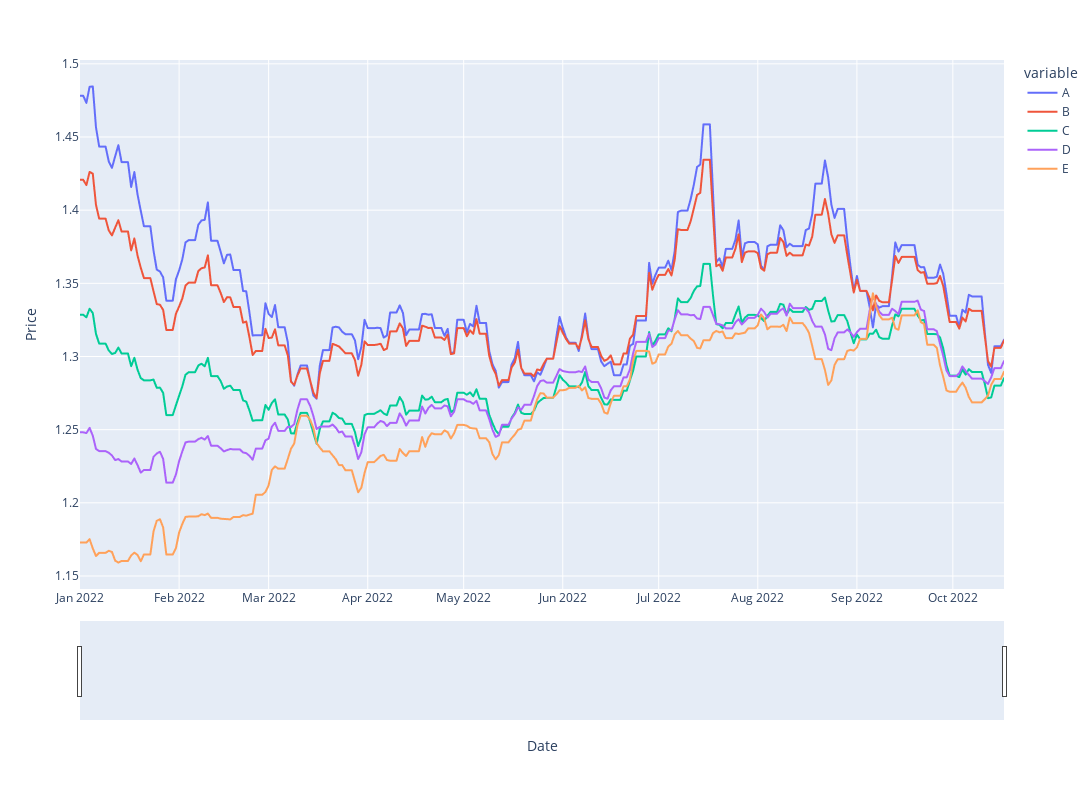

Here is the notebook cell this chart was saved with:
### Code cell
fig = px.line(mult_cum_df, x=mult_cum_df.index, y=mult_cum_df.columns)
fig.update_xaxes(title="Date", rangeslider_visible=True)
fig.update_yaxes(title="Price")
fig.update_layout(height=800, width=1200, showlegend=True)
fig.show()

### Figure 1 — Plotly figure (JSON) as saved in the notebook; plotly's stock layout.template omitted (floating-point values rounded to 4 significant figures; data arrays with more than 128 entries replaced by an {"elided": "..."} marker saying what was removed)
{"data": [{"hovertemplate": "variable=A<br>Día=%{x}<br>value=%{y}<extra></extra>", "legendgroup": "A", "line": {"color": "#636efa", "dash": "solid"}, "marker": {"symbol": "circle"}, "mode": "lines", "name": "A", "showlegend": true, "type": "scattergl", "x": {"elided": "290 str values"}, "xaxis": "x", "y": {"elided": "290 float values"}, "yaxis": "y"}, {"hovertemplate": "variable=B<br>Día=%{x}<br>value=%{y}<extra></extra>", "legendgroup": "B", "line": {"color": "#EF553B", "dash": "solid"}, "marker": {"symbol": "circle"}, "mode": "lines", "name": "B", "showlegend": true, "type": "scattergl", "x": {"elided": "290 str values"}, "xaxis": "x", "y": {"elided": "290 float values"}, "yaxis": "y"}, {"hovertemplate": "variable=C<br>Día=%{x}<br>value=%{y}<extra></extra>", "legendgroup": "C", "line": {"color": "#00cc96", "dash": "solid"}, "marker": {"symbol": "circle"}, "mode": "lines", "name": "C", "showlegend": true, "type": "scattergl", "x": {"elided": "290 str values"}, "xaxis": "x", "y": {"elided": "290 float values"}, "yaxis": "y"}, {"hovertemplate": "variable=D<br>Día=%{x}<br>value=%{y}<extra></extra>", "legendgroup": "D", "line": {"color": "#ab63fa", "dash": "solid"}, "marker": {"symbol": "circle"}, "mode": "lines", "name": "D", "showlegend": true, "type": "scattergl", "x": {"elided": "290 str values"}, "xaxis": "x", "y": {"elided": "290 float values"}, "yaxis": "y"}, {"hovertemplate": "variable=E<br>Día=%{x}<br>value=%{y}<extra></extra>", "legendgroup": "E", "line": {"color": "#FFA15A", "dash": "solid"}, "marker": {"symbol": "circle"}, "mode": "lines", "name": "E", "showlegend": true, "type": "scattergl", "x": {"elided": "290 str values"}, "xaxis": "x", "y": {"elided": "290 float values"}, "yaxis": "y"}], "layout": {"height": 800, "legend": {"title": {"text": "variable"}, "tracegroupgap": 0}, "margin": {"t": 60}, "showlegend": true, "width": 1200, "xaxis": {"anchor": "y", "domain": [0, 1], "rangeslider": {"visible": true}, "title": {"text": "Date"}}, "yaxis": {"anchor": "x", "domain": [0, 1], "title": {"text": "Price"}}}}
